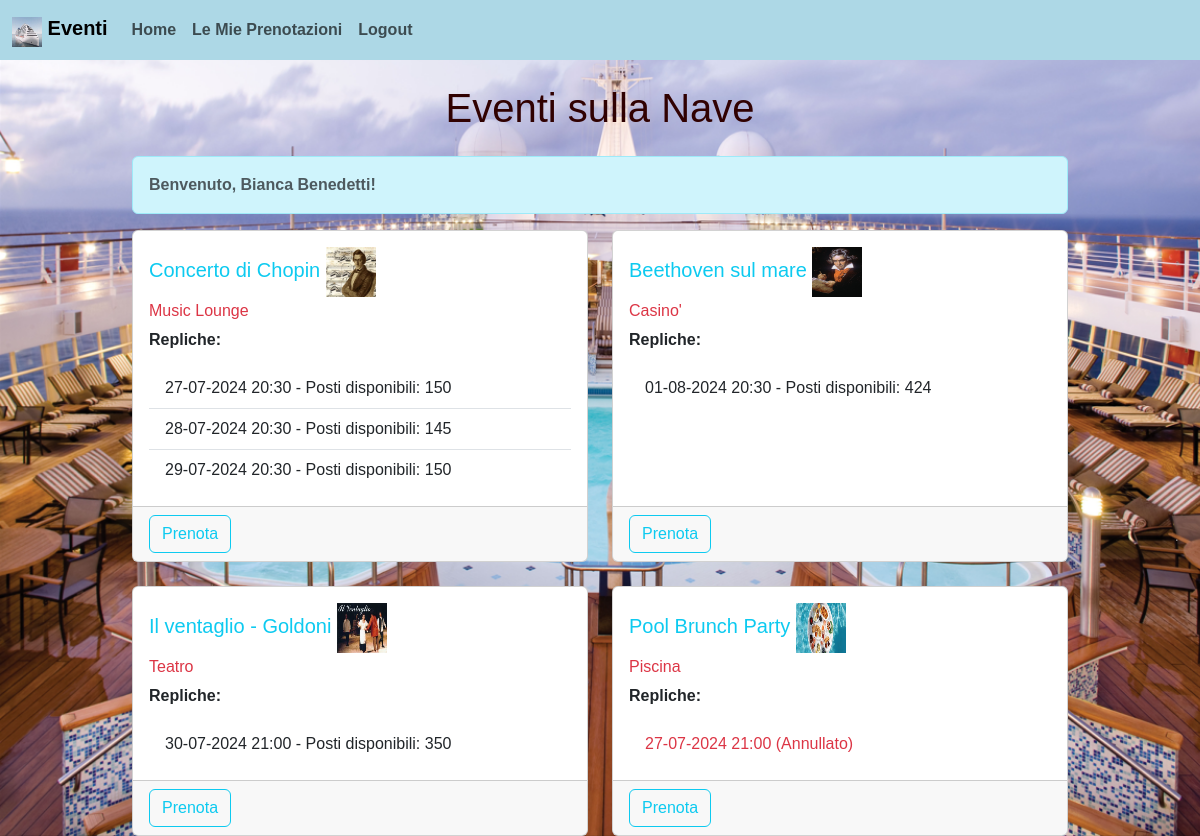
Page / (signed in) on the committed database.
### models.py (models this page shows)
class Evento(db.Model, SerializerMixin):
    __tablename__ = 'eventi'
    id = db.Column(db.Integer, primary_key=True)  # Chiave primaria
    locale_id = db.Column(db.Integer, db.ForeignKey('locali.id'), nullable=False)  # Chiave esterna per Locale
    nome_evento = db.Column(db.String(50), nullable=False)  # Nome dell'evento
    img = db.Column(db.String(50), nullable=False)  # Nome dell'evento
    rel_locale = db.relationship('Locale', back_populates='rel_eventi', lazy=True)
    rel_repliche = db.relationship('Replica', back_populates='rel_evento', lazy=True)
    serialize_rules = ('-rel_locale.rel_eventi', '-rel_repliche.rel_evento')

class Locale(db.Model, SerializerMixin):
    __tablename__ = 'locali'
    id = db.Column(db.Integer, primary_key=True)  # Chiave primaria
    nome_locale = db.Column(db.String(50), nullable=False)  # Nome del locale
    luogo = db.Column(db.String(100), nullable=False)  # Luogo
    posti = db.Column(db.Integer, nullable=False)  # Numero di posti
    rel_eventi = db.relationship('Evento', back_populates='rel_locale', lazy=True)
    serialize_rules = ('-rel_eventi.rel_locale',)

class Replica(db.Model, SerializerMixin):
    __tablename__ = 'repliche'
    id = db.Column(db.Integer, primary_key=True)  # Chiave primaria
    evento_id = db.Column(db.Integer, db.ForeignKey('eventi.id'), nullable=False)  # Chiave esterna per Evento
    data_ora = db.Column(db.DateTime, nullable=False)  # Data e ora della replica
    annullato = db.Column(db.Boolean, default=False)  # Stato di annullamento
    rel_evento = db.relationship('Evento', back_populates='rel_repliche', lazy=True)
    rel_prenotazioni = db.relationship('Prenotazione', back_populates='rel_replica', lazy=True)
    serialize_rules = ('-rel_evento.rel_repliche', '-rel_prenotazioni.rel_replica')

### app.py (the view)
@app.route('/')
def index():
    eventi = Evento.query.all()
    eventi_data = []
    for evento in eventi:
        print(evento)
        repliche_data = []
        for replica in evento.rel_repliche:
            posti_prenotati = db.session.query(func.sum(Prenotazione.quantita)).filter_by(replica_id=replica.id).scalar() or 0
            posti_disponibili = evento.rel_locale.posti - posti_prenotati
            repliche_data.append({
                'id': replica.id,
                'data_ora': replica.data_ora,
                'annullato': replica.annullato,
                'posti_disponibili': posti_disponibili
            })
        eventi_data.append({
            'id': evento.id,
            'nome_evento': evento.nome_evento,
            'locale': evento.rel_locale.nome_locale,
            'repliche': repliche_data,
            'img': evento.img
        })
    return render_template('index.html', eventi=eventi_data)

### templates/index.html (shortened to what this page needs)
{% extends "base.html" %}
{% block content %}
<h1 class="mb-4 text-center">Eventi sulla Nave</h1>
{% if session.get('user_id') %}
    <div class="alert alert-info">
        <span class="text-muted"><b>Benvenuto, {{ session.get('user_name') }}!</b></span>
      </div>
{% else %}
    <div class="alert alert-info">
       <b> <span class="text-muted">Non sei loggato. <a class="text-danger" href="{{ url_for('login') }}">Accedi</a> per prenotare.</span></b>
      </div>
{% endif %}
<div class="row row-cols-1 row-cols-md-2 g-4">
    {% for evento in eventi %}
    <div class="col">
        <div class="card h-100">
            <div class="card-body">
                <h5 class="card-title text-info">{{ evento.nome_evento }} <img width="50px" height="50px" src="{{ evento.img }}"></h5>
                <h6 class="card-subtitle mb-2 text-danger">{{ evento.locale }}</h6>
                <p class="card-text"><strong>Repliche:</strong></p>
                <ul class="list-group list-group-flush">
                    {% for replica in evento.repliche %}
                    <li class="list-group-item {% if replica.annullato %}text-danger{% endif %}">
                        {{ replica.data_ora.strftime('%d-%m-%Y %H:%M') }}
                        {% if replica.annullato %}
                            (Annullato)
                        {% else %}
                            - Posti disponibili: {{ replica.posti_disponibili }}
                        {% endif %}
                    </li>
                    {% endfor %}
                </ul>
            </div>
            {% if session.get('user_id') %}
            <div class="card-footer">
                <a href="{{ url_for('repliche', evento_id=evento.id) }}" class="btn btn-outline-info">Prenota</a>
            </div>
            {% endif %}
        </div>
    </div>
    {% endfor %}
</div>
{% endblock %}

### static/styles/style.css (style rules this page uses)
body { font-family: 'Franklin Gothic Medium', 'Arial Narrow', Arial, sans-serif , sans-serif; margin: 0; padding: 0; background-color: rgb(227, 230, 206); background: url("\\static\\imgs\\sfondo.png"); background-size: cover; color: #300101; }
.text-center { text-align: center; }
.mb-2 { margin-bottom: 2rem; }

### rows in the picture
Evento: nome_evento "Concerto di Chopin"
Locale: locale "Music Lounge"
Replica: data_ora "27-07-2024 20:30"
Replica: data_ora "28-07-2024 20:30"
Replica: data_ora "29-07-2024 20:30"
Evento: nome_evento "Beethoven sul mare"
Locale: locale "Casino'"
Replica: data_ora "01-08-2024 20:30"
Evento: nome_evento "Il ventaglio - Goldoni"
Locale: locale "Teatro"
Replica: data_ora "30-07-2024 21:00"
Evento: nome_evento "Pool Brunch Party"
Locale: locale "Piscina"
Replica: data_ora "27-07-2024 21:00"

### other values in the picture
{{ session.get('user_name') }} "Bianca Benedetti"
{{ replica.posti_disponibili }} "150" "145" "150" "424" "350"
